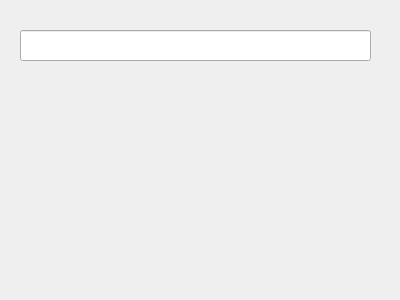
<?xml version="1.0" encoding="UTF-8"?>
<ui version="4.0">
 <class>atmchange</class>
 <widget class="QDialog" name="atmchange">
  <property name="geometry">
   <rect>
    <x>0</x>
    <y>0</y>
    <width>400</width>
    <height>300</height>
   </rect>
  </property>
  <property name="windowTitle">
   <string>Dialog</string>
  </property>
  <widget class="QLineEdit" name="au_idname">
   <property name="geometry">
    <rect>
     <x>20</x>
     <y>30</y>
     <width>351</width>
     <height>31</height>
    </rect>
   </property>
   <property name="readOnly">
    <bool>true</bool>
   </property>
  </widget>
 </widget>
 <resources/>
 <connections/>
</ui>
